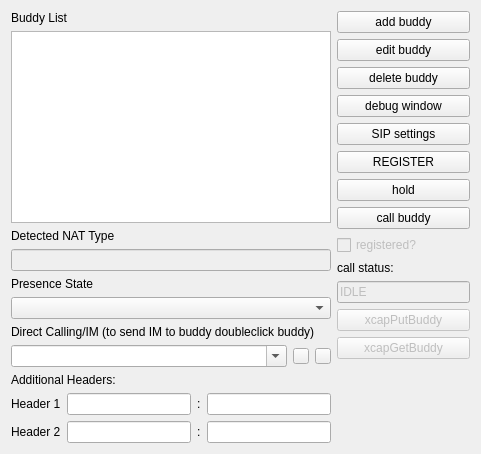
<?xml version="1.0" encoding="UTF-8"?>
<ui version="4.0">
 <class>QjSimpleClass</class>
 <widget class="QWidget" name="QjSimpleClass">
  <property name="geometry">
   <rect>
    <x>0</x>
    <y>0</y>
    <width>481</width>
    <height>454</height>
   </rect>
  </property>
  <property name="windowTitle">
   <string>QjSimple</string>
  </property>
  <layout class="QGridLayout" name="gridLayout_3">
   <item row="0" column="0">
    <layout class="QVBoxLayout">
     <item>
      <widget class="QLabel" name="label">
       <property name="text">
        <string>Buddy List</string>
       </property>
      </widget>
     </item>
     <item>
      <widget class="QListWidget" name="buddyList">
       <property name="toolTip">
        <string>double-click a buddy to send an instant message; select a buddy and press the 'call buddy' button to call your buddy</string>
       </property>
      </widget>
     </item>
     <item>
      <widget class="QLabel" name="label_5">
       <property name="text">
        <string>Detected NAT Type</string>
       </property>
      </widget>
     </item>
     <item>
      <widget class="QLineEdit" name="natTypeEdit">
       <property name="enabled">
        <bool>false</bool>
       </property>
       <property name="sizePolicy">
        <sizepolicy hsizetype="Preferred" vsizetype="Fixed">
         <horstretch>0</horstretch>
         <verstretch>0</verstretch>
        </sizepolicy>
       </property>
       <property name="text">
        <string/>
       </property>
       <property name="readOnly">
        <bool>false</bool>
       </property>
      </widget>
     </item>
     <item>
      <widget class="QLabel" name="label_2">
       <property name="text">
        <string>Presence State</string>
       </property>
      </widget>
     </item>
     <item>
      <widget class="QComboBox" name="comboBox">
       <property name="toolTip">
        <string>choose your presence state</string>
       </property>
      </widget>
     </item>
     <item>
      <widget class="QLabel" name="label_4">
       <property name="text">
        <string>Direct Calling/IM (to send IM to buddy doubleclick buddy)</string>
       </property>
      </widget>
     </item>
     <item>
      <layout class="QHBoxLayout">
       <item>
        <widget class="QComboBox" name="directCallComboBox">
         <property name="editable">
          <bool>true</bool>
         </property>
        </widget>
       </item>
       <item>
        <widget class="QPushButton" name="directCallButton">
         <property name="sizePolicy">
          <sizepolicy hsizetype="Fixed" vsizetype="Fixed">
           <horstretch>0</horstretch>
           <verstretch>0</verstretch>
          </sizepolicy>
         </property>
         <property name="maximumSize">
          <size>
           <width>16</width>
           <height>16</height>
          </size>
         </property>
         <property name="toolTip">
          <string>click to call the SIP URI in the left ComboBox</string>
         </property>
         <property name="text">
          <string/>
         </property>
        </widget>
       </item>
       <item>
        <widget class="QPushButton" name="directImButton">
         <property name="sizePolicy">
          <sizepolicy hsizetype="Fixed" vsizetype="Fixed">
           <horstretch>0</horstretch>
           <verstretch>0</verstretch>
          </sizepolicy>
         </property>
         <property name="maximumSize">
          <size>
           <width>16</width>
           <height>16</height>
          </size>
         </property>
         <property name="toolTip">
          <string>click to send an instant message to the SIP URI in the left ComboBox</string>
         </property>
         <property name="text">
          <string/>
         </property>
        </widget>
       </item>
      </layout>
     </item>
    </layout>
   </item>
   <item row="0" column="1" rowspan="2">
    <layout class="QGridLayout" name="gridLayout_2">
     <item row="0" column="0">
      <widget class="QPushButton" name="addButton">
       <property name="sizePolicy">
        <sizepolicy hsizetype="Preferred" vsizetype="Fixed">
         <horstretch>0</horstretch>
         <verstretch>0</verstretch>
        </sizepolicy>
       </property>
       <property name="toolTip">
        <string>add a buddy to your buddy list</string>
       </property>
       <property name="text">
        <string>add buddy</string>
       </property>
      </widget>
     </item>
     <item row="1" column="0">
      <widget class="QPushButton" name="editButton">
       <property name="sizePolicy">
        <sizepolicy hsizetype="Preferred" vsizetype="Fixed">
         <horstretch>0</horstretch>
         <verstretch>0</verstretch>
        </sizepolicy>
       </property>
       <property name="toolTip">
        <string>edit an existing buddy</string>
       </property>
       <property name="text">
        <string>edit buddy</string>
       </property>
      </widget>
     </item>
     <item row="2" column="0">
      <widget class="QPushButton" name="deleteButton">
       <property name="sizePolicy">
        <sizepolicy hsizetype="Preferred" vsizetype="Fixed">
         <horstretch>0</horstretch>
         <verstretch>0</verstretch>
        </sizepolicy>
       </property>
       <property name="toolTip">
        <string>delete a buddy from your buddy list</string>
       </property>
       <property name="text">
        <string>delete buddy</string>
       </property>
      </widget>
     </item>
     <item row="3" column="0">
      <widget class="QPushButton" name="debugButton">
       <property name="sizePolicy">
        <sizepolicy hsizetype="Preferred" vsizetype="Fixed">
         <horstretch>0</horstretch>
         <verstretch>0</verstretch>
        </sizepolicy>
       </property>
       <property name="toolTip">
        <string>open the debug window (this will show you all the log messages)</string>
       </property>
       <property name="text">
        <string>debug window</string>
       </property>
      </widget>
     </item>
     <item row="4" column="0">
      <widget class="QPushButton" name="accountButton">
       <property name="sizePolicy">
        <sizepolicy hsizetype="Preferred" vsizetype="Fixed">
         <horstretch>0</horstretch>
         <verstretch>0</verstretch>
        </sizepolicy>
       </property>
       <property name="toolTip">
        <string>configure your SIP account</string>
       </property>
       <property name="text">
        <string>SIP settings</string>
       </property>
      </widget>
     </item>
     <item row="5" column="0">
      <widget class="QPushButton" name="registerButton">
       <property name="sizePolicy">
        <sizepolicy hsizetype="Preferred" vsizetype="Fixed">
         <horstretch>0</horstretch>
         <verstretch>0</verstretch>
        </sizepolicy>
       </property>
       <property name="toolTip">
        <string>initialize the SIP stack and REGISTER</string>
       </property>
       <property name="text">
        <string>REGISTER</string>
       </property>
      </widget>
     </item>
     <item row="6" column="0">
      <widget class="QPushButton" name="holdButton">
       <property name="text">
        <string>hold</string>
       </property>
      </widget>
     </item>
     <item row="7" column="0">
      <widget class="QPushButton" name="callButton">
       <property name="sizePolicy">
        <sizepolicy hsizetype="Preferred" vsizetype="Fixed">
         <horstretch>0</horstretch>
         <verstretch>0</verstretch>
        </sizepolicy>
       </property>
       <property name="toolTip">
        <string>call the selected buddy</string>
       </property>
       <property name="text">
        <string>call buddy</string>
       </property>
      </widget>
     </item>
     <item row="8" column="0">
      <widget class="QCheckBox" name="statusBox">
       <property name="enabled">
        <bool>false</bool>
       </property>
       <property name="sizePolicy">
        <sizepolicy hsizetype="Preferred" vsizetype="Fixed">
         <horstretch>0</horstretch>
         <verstretch>0</verstretch>
        </sizepolicy>
       </property>
       <property name="text">
        <string>registered?</string>
       </property>
       <property name="checkable">
        <bool>true</bool>
       </property>
      </widget>
     </item>
     <item row="9" column="0">
      <widget class="QLabel" name="label_3">
       <property name="sizePolicy">
        <sizepolicy hsizetype="Preferred" vsizetype="Preferred">
         <horstretch>0</horstretch>
         <verstretch>0</verstretch>
        </sizepolicy>
       </property>
       <property name="text">
        <string>call status:</string>
       </property>
       <property name="alignment">
        <set>Qt::AlignLeading|Qt::AlignLeft|Qt::AlignVCenter</set>
       </property>
      </widget>
     </item>
     <item row="10" column="0">
      <widget class="QLineEdit" name="callStateEdit">
       <property name="enabled">
        <bool>false</bool>
       </property>
       <property name="sizePolicy">
        <sizepolicy hsizetype="Preferred" vsizetype="Fixed">
         <horstretch>0</horstretch>
         <verstretch>0</verstretch>
        </sizepolicy>
       </property>
       <property name="text">
        <string>IDLE</string>
       </property>
       <property name="readOnly">
        <bool>false</bool>
       </property>
      </widget>
     </item>
     <item row="11" column="0">
      <widget class="QPushButton" name="xcapPutBuddyButton">
       <property name="enabled">
        <bool>false</bool>
       </property>
       <property name="sizePolicy">
        <sizepolicy hsizetype="Preferred" vsizetype="Fixed">
         <horstretch>0</horstretch>
         <verstretch>0</verstretch>
        </sizepolicy>
       </property>
       <property name="text">
        <string>xcapPutBuddy</string>
       </property>
      </widget>
     </item>
     <item row="12" column="0">
      <widget class="QPushButton" name="xcapGetBuddyButton">
       <property name="enabled">
        <bool>false</bool>
       </property>
       <property name="sizePolicy">
        <sizepolicy hsizetype="Preferred" vsizetype="Fixed">
         <horstretch>0</horstretch>
         <verstretch>0</verstretch>
        </sizepolicy>
       </property>
       <property name="text">
        <string>xcapGetBuddy</string>
       </property>
      </widget>
     </item>
     <item row="13" column="0">
      <spacer>
       <property name="orientation">
        <enum>Qt::Vertical</enum>
       </property>
       <property name="sizeHint" stdset="0">
        <size>
         <width>133</width>
         <height>21</height>
        </size>
       </property>
      </spacer>
     </item>
    </layout>
   </item>
   <item row="1" column="0">
    <layout class="QVBoxLayout" name="verticalLayout">
     <item>
      <widget class="QLabel" name="label_6">
       <property name="text">
        <string>Additional Headers:</string>
       </property>
      </widget>
     </item>
     <item>
      <layout class="QGridLayout" name="gridLayout">
       <item row="0" column="0">
        <widget class="QLabel" name="label_7">
         <property name="text">
          <string>Header 1</string>
         </property>
        </widget>
       </item>
       <item row="0" column="1">
        <widget class="QLineEdit" name="hname1"/>
       </item>
       <item row="0" column="2">
        <widget class="QLabel" name="label_9">
         <property name="text">
          <string>:</string>
         </property>
        </widget>
       </item>
       <item row="0" column="3">
        <widget class="QLineEdit" name="hval1"/>
       </item>
       <item row="1" column="0">
        <widget class="QLabel" name="label_8">
         <property name="text">
          <string>Header 2</string>
         </property>
        </widget>
       </item>
       <item row="1" column="1">
        <widget class="QLineEdit" name="hname2"/>
       </item>
       <item row="1" column="2">
        <widget class="QLabel" name="label_10">
         <property name="text">
          <string>:</string>
         </property>
        </widget>
       </item>
       <item row="1" column="3">
        <widget class="QLineEdit" name="hval2"/>
       </item>
      </layout>
     </item>
    </layout>
   </item>
  </layout>
 </widget>
 <layoutdefault spacing="6" margin="11"/>
 <resources/>
 <connections/>
</ui>
